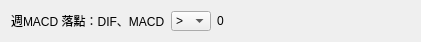
       <widget class="QWidget" name="widget_12" native="true">
        <property name="geometry">
         <rect>
          <x>850</x>
          <y>680</y>
          <width>421</width>
          <height>40</height>
         </rect>
        </property>
        <layout class="QHBoxLayout" name="horizontalLayout_123">
         <item>
          <layout class="QHBoxLayout" name="horizontalLayout_34">
           <item>
            <widget class="QLabel" name="label_162">
             <property name="text">
              <string>週MACD 落點：DIF、MACD</string>
             </property>
            </widget>
           </item>
           <item>
            <widget class="QComboBox" name="comboBox_35">
             <property name="sizePolicy">
              <sizepolicy hsizetype="Preferred" vsizetype="Fixed">
               <horstretch>0</horstretch>
               <verstretch>0</verstretch>
              </sizepolicy>
             </property>
             <property name="minimumSize">
              <size>
               <width>40</width>
               <height>20</height>
              </size>
             </property>
             <property name="maximumSize">
              <size>
               <width>40</width>
               <height>20</height>
              </size>
             </property>
             <item>
              <property name="text">
               <string>&gt;</string>
              </property>
             </item>
             <item>
              <property name="text">
               <string>&lt;</string>
              </property>
             </item>
            </widget>
           </item>
           <item>
            <widget class="QLabel" name="label_50">
             <property name="text">
              <string>0</string>
             </property>
            </widget>
           </item>
          </layout>
         </item>
         <item>
          <spacer name="horizontalSpacer_52">
           <property name="orientation">
            <enum>Qt::Horizontal</enum>
           </property>
           <property name="sizeHint" stdset="0">
            <size>
             <width>40</width>
             <height>20</height>
            </size>
           </property>
          </spacer>
         </item>
        </layout>
       </widget>
